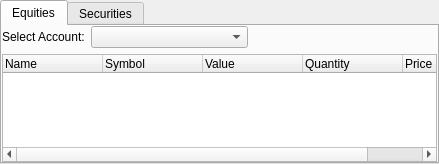
<?xml version="1.0" encoding="UTF-8"?>
<ui version="4.0">
 <class>KInvestmentViewDecl</class>
 <widget class="QWidget" name="KInvestmentViewDecl">
  <property name="geometry">
   <rect>
    <x>0</x>
    <y>0</y>
    <width>439</width>
    <height>164</height>
   </rect>
  </property>
  <property name="windowTitle">
   <string>Investment Summary</string>
  </property>
  <layout class="QVBoxLayout">
   <item>
    <widget class="QTabWidget" name="m_tab">
     <property name="currentIndex">
      <number>0</number>
     </property>
     <widget class="QWidget" name="m_equitiesTab">
      <attribute name="title">
       <string>Equities</string>
      </attribute>
      <layout class="QVBoxLayout">
       <property name="leftMargin">
        <number>0</number>
       </property>
       <property name="topMargin">
        <number>0</number>
       </property>
       <property name="rightMargin">
        <number>0</number>
       </property>
       <property name="bottomMargin">
        <number>0</number>
       </property>
       <item>
        <layout class="QHBoxLayout" stretch="70,250,300">
         <item>
          <widget class="QLabel" name="textLabel1">
           <property name="text">
            <string>Select Account:</string>
           </property>
           <property name="wordWrap">
            <bool>false</bool>
           </property>
          </widget>
         </item>
         <item>
          <widget class="KMyMoneyAccountCombo" name="m_accountComboBox"/>
         </item>
         <item>
          <spacer name="spacer1">
           <property name="orientation">
            <enum>Qt::Horizontal</enum>
           </property>
           <property name="sizeType">
            <enum>QSizePolicy::Expanding</enum>
           </property>
           <property name="sizeHint" stdset="0">
            <size>
             <width>280</width>
             <height>20</height>
            </size>
           </property>
          </spacer>
         </item>
        </layout>
       </item>
       <item>
        <layout class="QHBoxLayout">
         <item>
          <widget class="QTreeWidget" name="m_investmentsList">
           <property name="sizePolicy">
            <sizepolicy hsizetype="Expanding" vsizetype="Expanding">
             <horstretch>1</horstretch>
             <verstretch>1</verstretch>
            </sizepolicy>
           </property>
           <property name="font">
            <font/>
           </property>
           <property name="toolTip">
            <string>Summary of the equities contained in this account, showing your holdings and their most recent price.</string>
           </property>
           <property name="alternatingRowColors">
            <bool>true</bool>
           </property>
           <property name="selectionMode">
            <enum>QAbstractItemView::SingleSelection</enum>
           </property>
           <property name="rootIsDecorated">
            <bool>false</bool>
           </property>
           <property name="allColumnsShowFocus">
            <bool>true</bool>
           </property>
           <column>
            <property name="text">
             <string comment="Investment name">Name</string>
            </property>
           </column>
           <column>
            <property name="text">
             <string comment="Symbol name">Symbol</string>
            </property>
           </column>
           <column>
            <property name="text">
             <string comment="Investment value">Value</string>
            </property>
           </column>
           <column>
            <property name="text">
             <string comment="Shares quantity">Quantity</string>
            </property>
           </column>
           <column>
            <property name="text">
             <string comment="Investment price">Price</string>
            </property>
           </column>
          </widget>
         </item>
        </layout>
       </item>
      </layout>
     </widget>
     <widget class="QWidget" name="m_securitiesTab">
      <attribute name="title">
       <string>Securities</string>
      </attribute>
      <layout class="QHBoxLayout">
       <item>
        <layout class="QVBoxLayout" name="m_securitiesLayout">
         <item>
          <widget class="QTreeWidget" name="m_securitiesList">
           <property name="sizePolicy">
            <sizepolicy hsizetype="Expanding" vsizetype="Expanding">
             <horstretch>1</horstretch>
             <verstretch>1</verstretch>
            </sizepolicy>
           </property>
           <property name="alternatingRowColors">
            <bool>true</bool>
           </property>
           <property name="selectionMode">
            <enum>QAbstractItemView::SingleSelection</enum>
           </property>
           <property name="rootIsDecorated">
            <bool>false</bool>
           </property>
           <property name="allColumnsShowFocus">
            <bool>true</bool>
           </property>
           <column>
            <property name="text">
             <string>ID</string>
            </property>
           </column>
           <column>
            <property name="text">
             <string>Type</string>
            </property>
           </column>
           <column>
            <property name="text">
             <string comment="name of the security">Name</string>
            </property>
           </column>
           <column>
            <property name="text">
             <string>Symbol</string>
            </property>
           </column>
           <column>
            <property name="text">
             <string>Market</string>
            </property>
           </column>
           <column>
            <property name="text">
             <string>Currency</string>
            </property>
           </column>
           <column>
            <property name="text">
             <string>Fraction</string>
            </property>
           </column>
          </widget>
         </item>
        </layout>
       </item>
       <item>
        <layout class="QVBoxLayout">
         <item>
          <widget class="QPushButton" name="m_editSecurityButton">
           <property name="text">
            <string>Edit...</string>
           </property>
          </widget>
         </item>
         <item>
          <widget class="QPushButton" name="m_deleteSecurityButton">
           <property name="text">
            <string>Delete...</string>
           </property>
          </widget>
         </item>
         <item>
          <spacer name="spacer3">
           <property name="orientation">
            <enum>Qt::Vertical</enum>
           </property>
           <property name="sizeType">
            <enum>QSizePolicy::Expanding</enum>
           </property>
           <property name="sizeHint" stdset="0">
            <size>
             <width>20</width>
             <height>110</height>
            </size>
           </property>
          </spacer>
         </item>
         <item>
          <spacer name="spacer7">
           <property name="orientation">
            <enum>Qt::Vertical</enum>
           </property>
           <property name="sizeType">
            <enum>QSizePolicy::Expanding</enum>
           </property>
           <property name="sizeHint" stdset="0">
            <size>
             <width>20</width>
             <height>51</height>
            </size>
           </property>
          </spacer>
         </item>
        </layout>
       </item>
      </layout>
     </widget>
    </widget>
   </item>
  </layout>
 </widget>
 <layoutdefault spacing="6" margin="0"/>
 <customwidgets>
  <customwidget>
   <class>KComboBox</class>
   <extends>QComboBox</extends>
   <header>kcombobox.h</header>
  </customwidget>
  <customwidget>
   <class>KMyMoneyAccountCombo</class>
   <extends>KComboBox</extends>
   <header>kmymoneyaccountcombo.h</header>
  </customwidget>
 </customwidgets>
 <resources/>
 <connections/>
</ui>
